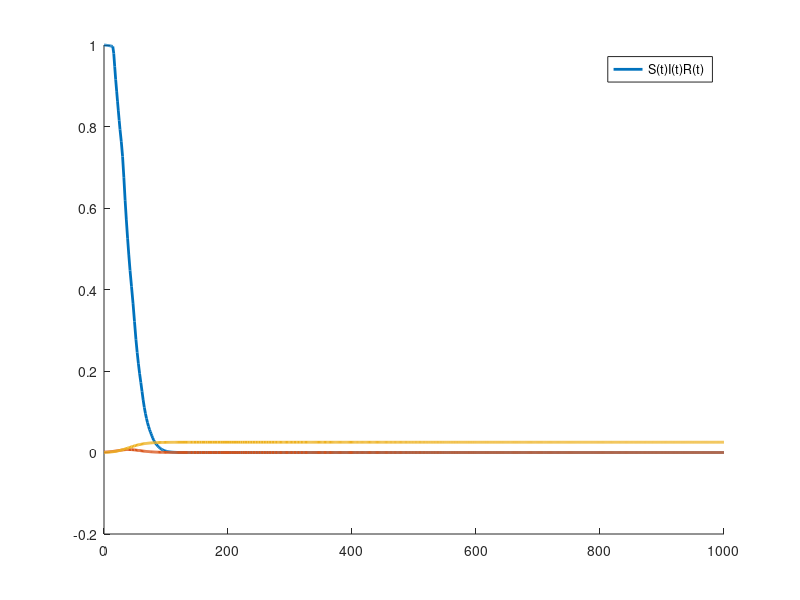

Source code (MATLAB): (Note: this script raises an error after producing the figure.)

tau = 14;
gamma = 1/tau;
N = 1;
beta = .1428;


% for i = 0.01:0

ode = @(t, y) [-beta.*y(2).*y(1)./N - 0.02*y(1)*floor(t/15);...
    beta.*y(2).*y(1)/N-gamma.*y(2);...
    gamma.*y(2);...
    0.02.*y(1).*floor(t/150)];

[t, y] = ode45(ode, [0 1000], [1 0.001 0 0]);


hold on
splot = plot(t, y(:, 1), 'LineWidth', 2);
iplot = plot(t, y(:, 2), 'LineWidth', 2);
rplot = plot(t, y(:, 3), 'LineWidth', 2);
legend(["S(t)" "I(t)" "R(t)"]);
f = gcf;
f.Position = [100 100 1920 1080];
ylim([0 1])
xlim([0 500]);

%%
close all
hold on

splot = plot(t, y(:, 1), 'LineWidth', 2);
iplot = plot(t, y(:, 2), 'LineWidth', 2);
rplot = plot(t, y(:, 3), 'LineWidth', 2);
vplot = plot(t, y(:, 4), 'LineWidth', 2);
legend(["S(t)" "I(t)" "R(t)"]);

ylim([0 1])
xlim([0 100]);

vod = VideoWriter("Vaccine Test");
vod.FrameRate = 10;
f = gcf;
f.Position = [100 100 1920 1080];
% b = uicontrol('Parent',f,'Style','slider','Position',[81,54,419,23],...
%               'value',beta, 'min',0, 'max',1);
% b.Callback = @(es, ed) updateGraph(es, ed);
open(vod);
day = 150;
xline(day);
for i = 0.001:0.0001:0.01
    percentvax = i;

    ode = @(t, y) [-beta.*y(2).*y(1)./N - y(1).*percentvax./N.*max(0, (t-day)./400);...
    beta.*y(2).*y(1)/N-gamma.*y(2);...
    gamma.*y(2);...
    y(1).*percentvax./N.*max(0, (t-day)./400)];
%     percentvax.*y(1).*max(0, (1-day)./150)./N];

    
    [t, y] = ode45(ode, [0 1000], [1 0.00000001 0 0]);
    disp(y(:, 4))
%     disp(max(0, (t-150)./150));
%     hold on
    set(splot, "XData", t, "YData", y(:, 1))
    set(iplot, "XData", t, "YData", y(:, 2))
    set(rplot, "XData", t, "YData", y(:, 3))
    set(vplot, "XData", t, "YData", y(:, 4))

    legend(["S(t)" "I(t)" "R(t)" "V(t)"]);
    ylim([0 1])
    xlim([0 inf]);
    pause(0.016);
    frame = getframe(gcf);
    writeVideo(vod, frame);
    title("vaccination rate = " + string(i));
end
close(vod);


function redrawGraph (beta, gamma)
end


